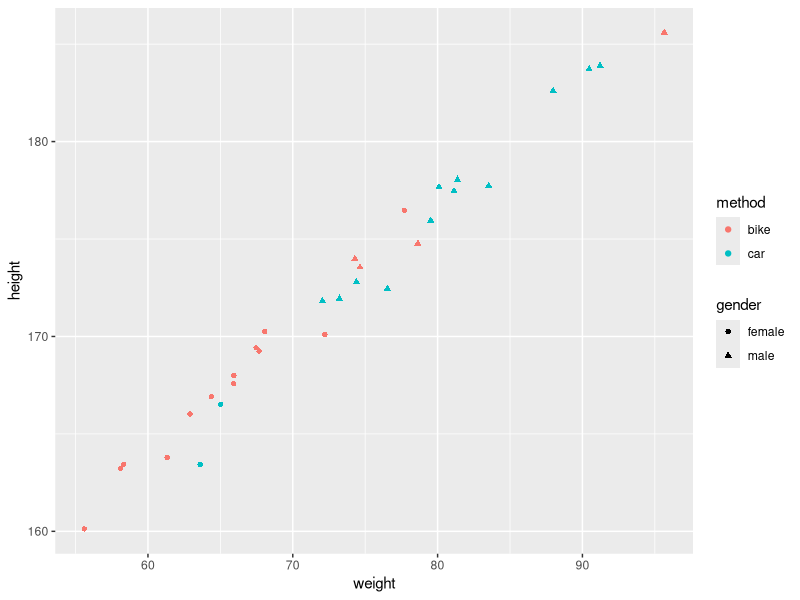
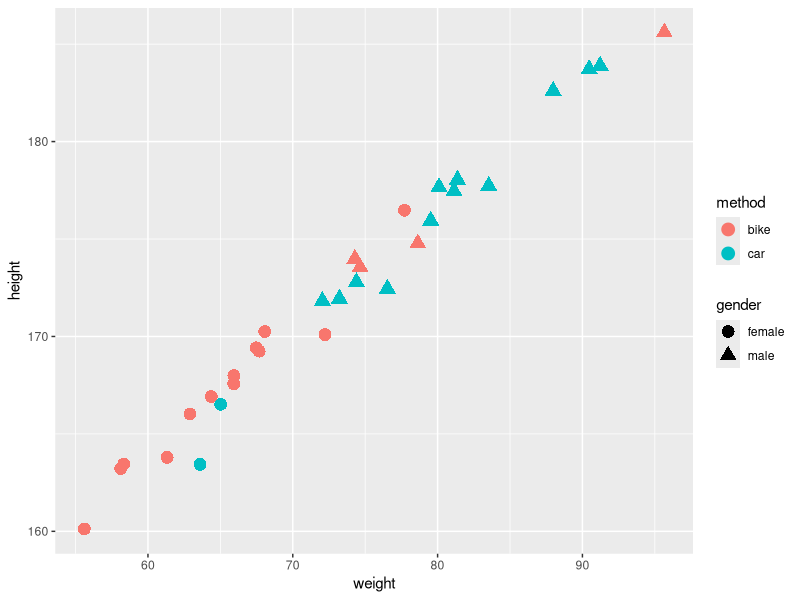
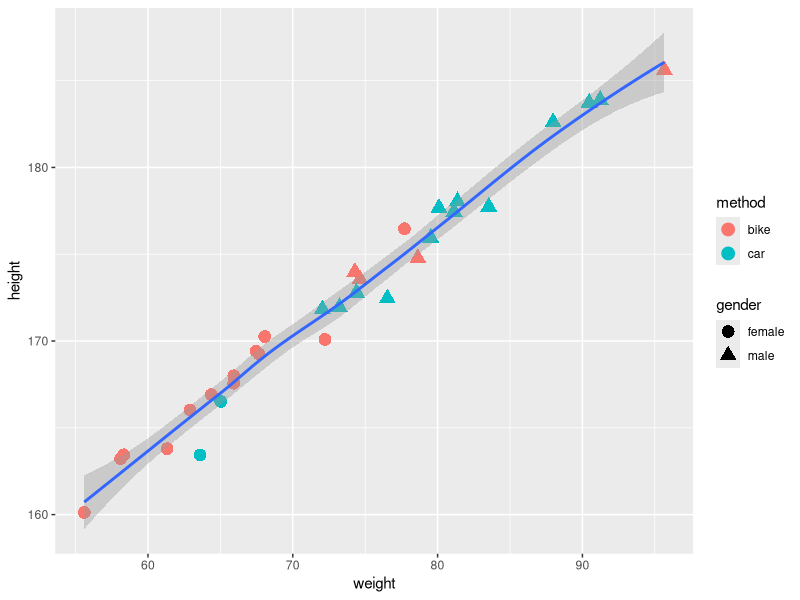
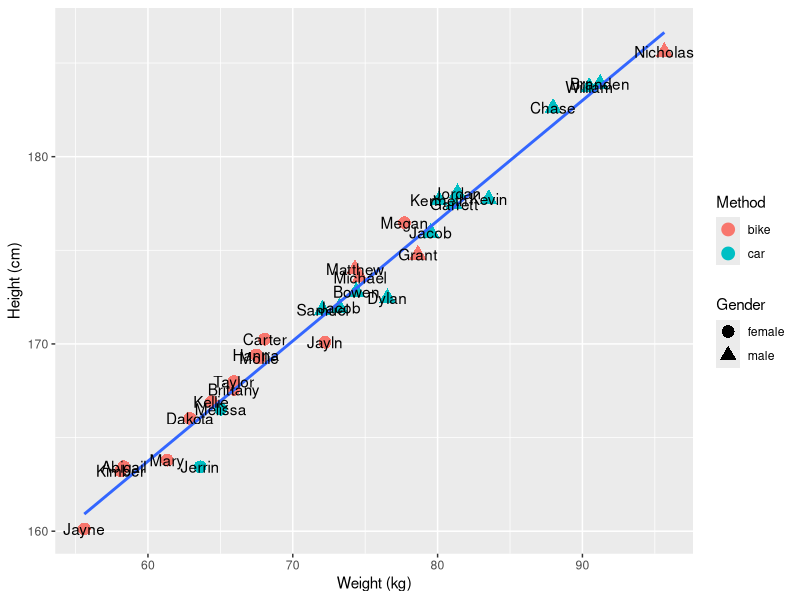
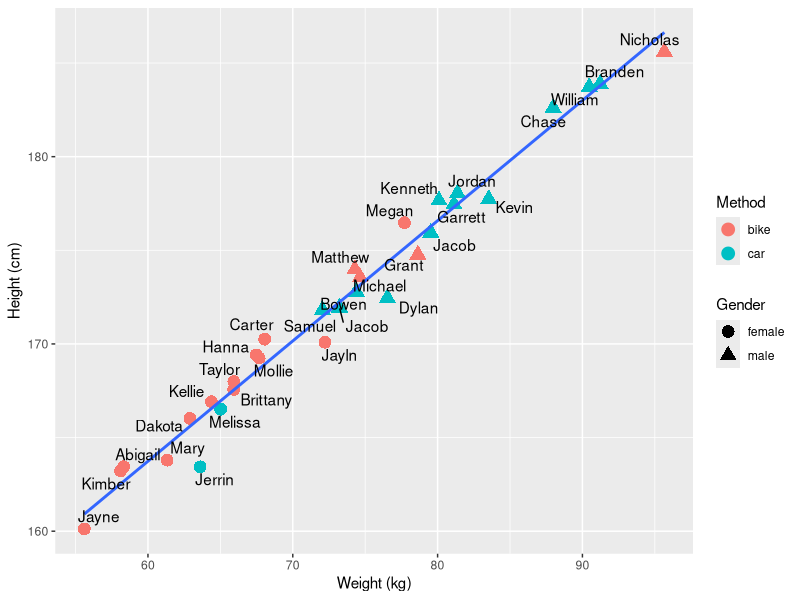
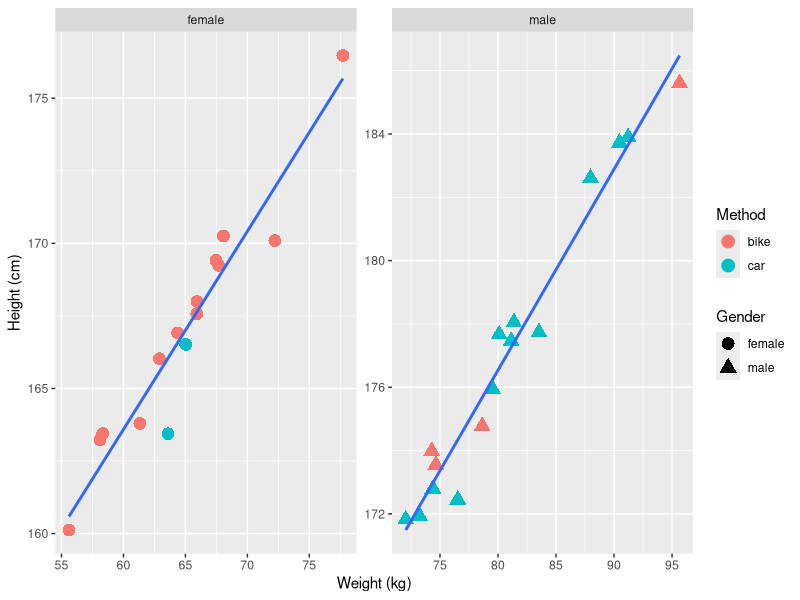
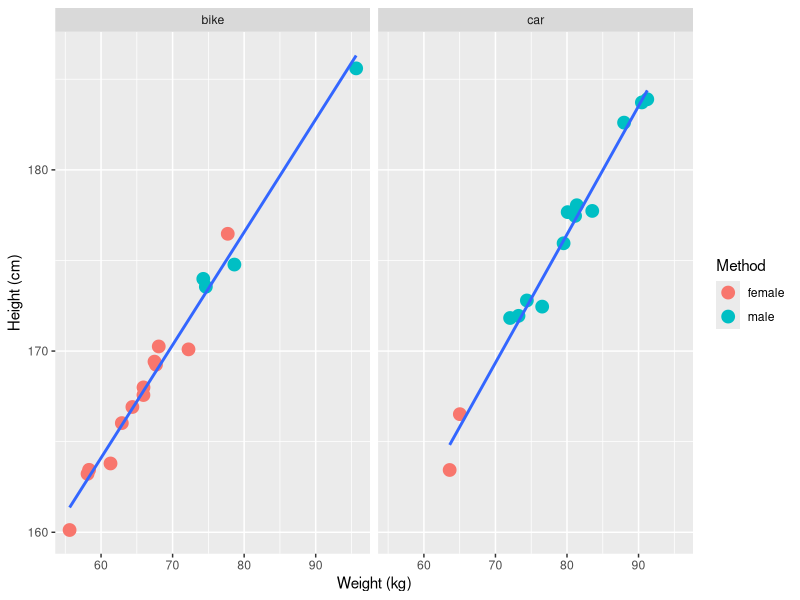
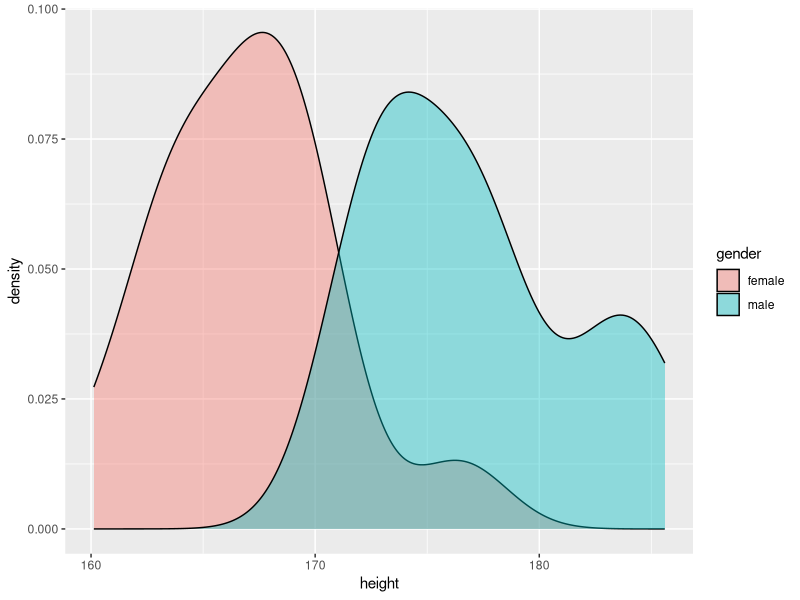

These figures' R source, in order: (Note: this script raises an error after producing the figures.)
rm(list=ls())
library(tidyverse)    # loads ggplot2
library(reshape2)


###############################################################
# SESSION 3a Data Visualization
###############################################################
transport <- read_csv("data/transport_clean.csv") %>%
  filter(!is.na(height))

# 3.1 scatterplot
ggplot(transport,
       aes(x = weight, y = height,
           color = method, shape = gender)) +
  geom_point()

# or
ggplot(transport,
       aes(x = weight, y = height)) +
  geom_point(aes(color = method, shape = gender),
             size = 4)

# 3.2 fit a loess
ggplot(transport,
       aes(x = weight, y = height)) +
  geom_point(aes(color = method, shape = gender),
             size = 4) +
  geom_smooth()

# fit a straight line and add labels to the points
ggplot(transport,
       aes(x = weight, y = height)) +
  geom_point(aes(color = method, shape = gender),
             size = 4) +
  geom_smooth(method = "lm", se = FALSE) +
  geom_text(aes(label = name)) +
  labs(x = "Weight (kg)",
       y = "Height (cm)",
       shape = "Gender",
       colour = "Method")


# 3.3 spread out the labels, use ggrepel
library(ggrepel)
ggplot(transport,
       aes(x = weight, y = height)) +
  geom_point(aes(color = method, shape = gender),
             size = 4) +
  geom_smooth(method = "lm", se = FALSE) +
  geom_text_repel(aes(label = name)) +
  labs(x = "Weight (kg)",
       y = "Height (cm)",
       shape = "Gender",
       colour = "Method")

# 3.4 split into several plots by gender
ggplot(transport,
       aes(x = weight, y = height)) +
  geom_point(aes(color = method, shape = gender),
             size = 4) +
  geom_smooth(method = "lm", se = FALSE) +
  #geom_text_repel(aes(label = name)) +
  labs(x = "Weight (kg)",
       y = "Height (cm)",
       shape = "Gender",
       colour = "Method") +
  facet_wrap(~ gender, scales = "free")   # different axes scales


ggplot(transport,
       aes(x = weight, y = height)) +
  geom_point(aes(color = gender),
             size = 4) +
  geom_smooth(method = "lm", se = FALSE) +
  #geom_text_repel(aes(label = name)) +
  labs(x = "Weight (kg)",
       y = "Height (cm)",
       shape = "Gender",
       colour = "Method") +
  facet_wrap(~ method)


# 3.5 other graphs
ggplot(transport,
       aes(x = height, fill = gender)) +
  geom_density(alpha = 0.4)

ggplot(transport,
       aes(x = weight, y = height, fill = gender)) +
  geom_boxplot() +
  facet_wrap(~ method)

# 3.6 plot summary statistics
transport %>%
  group_by(method, gender) %>%
  summarise(avgHeight = mean(height),
           sdHeight = sd(height)) %>%
  ggplot(aes(x = method, y = avgHeight, fill = method)) +
    geom_bar(stat = "identity") +  # plot using the values in the data
    geom_errorbar(aes(ymin = avgHeight - sdHeight,
                      ymax = avgHeight + sdHeight),
                  width = 0.5) +
    facet_wrap(~ gender) +
    guides(fill = FALSE)  # remove the legend



# 3.7 get histograms for both height and weight using facets
transport %>%
  melt(id.vars = c("gender", "name", "method")) %>%
  ggplot(aes(x = value, fill = variable)) +
    geom_histogram(bins = 10, colour = "black") +
    facet_wrap(~ variable, scales = "free_x") +
    guides(fill = FALSE)
    



###############################################################
# SESSION 3b Professional plotting
###############################################################

ggplot(transport,
       aes(x = weight, y = height,
           fill = gender)) +
  geom_boxplot()

# remove gray background
ggplot(transport,
       aes(x = weight, y = height,
           fill = gender)) +
  geom_boxplot() +
  theme_bw()

ggplot(transport,
       aes(x = weight, y = height,
           fill = gender)) +
  geom_boxplot() +
  theme_classic()


ggplot(transport,
       aes(x = weight, y = height,
           fill = gender)) +
  geom_boxplot() +
  theme_void()

library(ggthemes)
ggplot(transport,
       aes(x = weight, y = height,
           fill = gender)) +
  geom_boxplot() +
  theme_economist()

ggplot(transport,
       aes(x = weight, y = height,
           fill = gender)) +
  geom_boxplot() +
  theme_excel()



# set a default theme in your workspace
theme_set(theme_bw())


###############################################################
# change text elements
ggplot(transport, aes(x = gender, y = height, fill = gender)) +
  geom_boxplot() +
  theme_bw() +
  theme(axis.text.x = element_text(family = "Courier", 
                                   size = 15, angle = 90))

# change backgrounds
ggplot(transport, aes(x = gender, y = height, fill = gender)) +
  geom_boxplot() +
  theme_bw() +
  theme(legend.background = element_rect(fill = "yellow", 
                                         colour = "black"))

# remove all elements
ggplot(transport, aes(x = gender, y = height, fill = gender)) +
  geom_boxplot() +
  theme_bw() +
  theme(panel.grid = element_blank())

# move the legend
ggplot(transport, aes(x = gender, y = height, fill = gender)) +
  geom_boxplot() +
  theme_bw() +
  theme(legend.position = "bottom")

ggplot(transport, aes(x = gender, y = height, fill = gender)) +
  geom_boxplot() +
  theme_bw() +
  theme(legend.position = c(0.85, 0.15))

###############################################################
# set the scale
ggplot(transport, aes(x = gender, y = height, fill = gender)) +
  geom_boxplot() +
  theme_bw() +
  scale_y_log10(limits = c(100, 200), 
                breaks = c(100, 125, 150, 175)) 


# The first a = 0 multiplies the scale by 1 + a
# The second b = 0 adds ±b to the axis extrema
ggplot(transport, aes(x = gender, y = height, fill = gender)) +
  geom_boxplot() +
  theme_bw() +
  scale_y_continuous(expand = c(0, 0)) 


###############################################################
ggplot(transport, aes(x = gender, y = height, fill = gender)) +
  geom_boxplot() +
  theme_bw() +
  scale_fill_manual(values = c("green", "blue"))


###############################################################
# saving plots
# jpeg, tiff, png, svg, pdf
ggsave(file = "plot/boxplot.svg")


# write directly to a file
png("plot/HeightByGender.png", width = 18, height = 18, units = "cm", 
    res = 300)
ggplot(transport, aes(x = gender, y = height, fill = gender)) +
  geom_boxplot() +
  theme_bw() +
  theme(text = element_text(size = 16)) +
  scale_fill_manual(values = c("green", "blue"))
dev.off()


